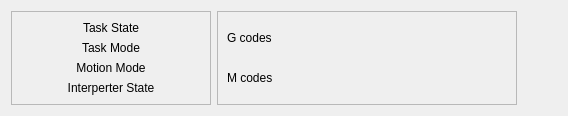
      <widget class="QWidget" name="tab_5">
       <attribute name="title">
        <string>Info</string>
       </attribute>
       <layout class="QGridLayout" name="gridLayout_20">
        <item row="0" column="1">
         <widget class="QFrame" name="frame_13">
          <property name="minimumSize">
           <size>
            <width>300</width>
            <height>0</height>
           </size>
          </property>
          <property name="frameShape">
           <enum>QFrame::StyledPanel</enum>
          </property>
          <property name="frameShadow">
           <enum>QFrame::Raised</enum>
          </property>
          <layout class="QGridLayout" name="gridLayout_21">
           <item row="0" column="0">
            <widget class="QLabel" name="gcodes_lb">
             <property name="text">
              <string>G codes</string>
             </property>
             <property name="wordWrap">
              <bool>true</bool>
             </property>
            </widget>
           </item>
           <item row="1" column="0">
            <widget class="QLabel" name="mcodes_lb">
             <property name="text">
              <string>M codes</string>
             </property>
             <property name="wordWrap">
              <bool>true</bool>
             </property>
            </widget>
           </item>
          </layout>
         </widget>
        </item>
        <item row="0" column="0">
         <widget class="QFrame" name="frame_7">
          <property name="minimumSize">
           <size>
            <width>200</width>
            <height>0</height>
           </size>
          </property>
          <property name="frameShape">
           <enum>QFrame::StyledPanel</enum>
          </property>
          <property name="frameShadow">
           <enum>QFrame::Raised</enum>
          </property>
          <layout class="QGridLayout" name="gridLayout_11">
           <item row="3" column="0">
            <widget class="QLabel" name="motion_mode_lb">
             <property name="text">
              <string>Motion Mode</string>
             </property>
             <property name="alignment">
              <set>Qt::AlignCenter</set>
             </property>
            </widget>
           </item>
           <item row="1" column="0">
            <widget class="QLabel" name="task_mode_lb">
             <property name="text">
              <string>Task Mode</string>
             </property>
             <property name="alignment">
              <set>Qt::AlignCenter</set>
             </property>
            </widget>
           </item>
           <item row="4" column="0">
            <widget class="QLabel" name="interp_state_lb">
             <property name="text">
              <string>Interperter State</string>
             </property>
             <property name="alignment">
              <set>Qt::AlignCenter</set>
             </property>
            </widget>
           </item>
           <item row="0" column="0">
            <widget class="QLabel" name="task_state_lb">
             <property name="text">
              <string>Task State</string>
             </property>
             <property name="alignment">
              <set>Qt::AlignCenter</set>
             </property>
            </widget>
           </item>
          </layout>
         </widget>
        </item>
        <item row="0" column="2">
         <spacer name="horizontalSpacer">
          <property name="orientation">
           <enum>Qt::Horizontal</enum>
          </property>
          <property name="sizeHint" stdset="0">
           <size>
            <width>40</width>
            <height>20</height>
           </size>
          </property>
         </spacer>
        </item>
       </layout>
      </widget>
